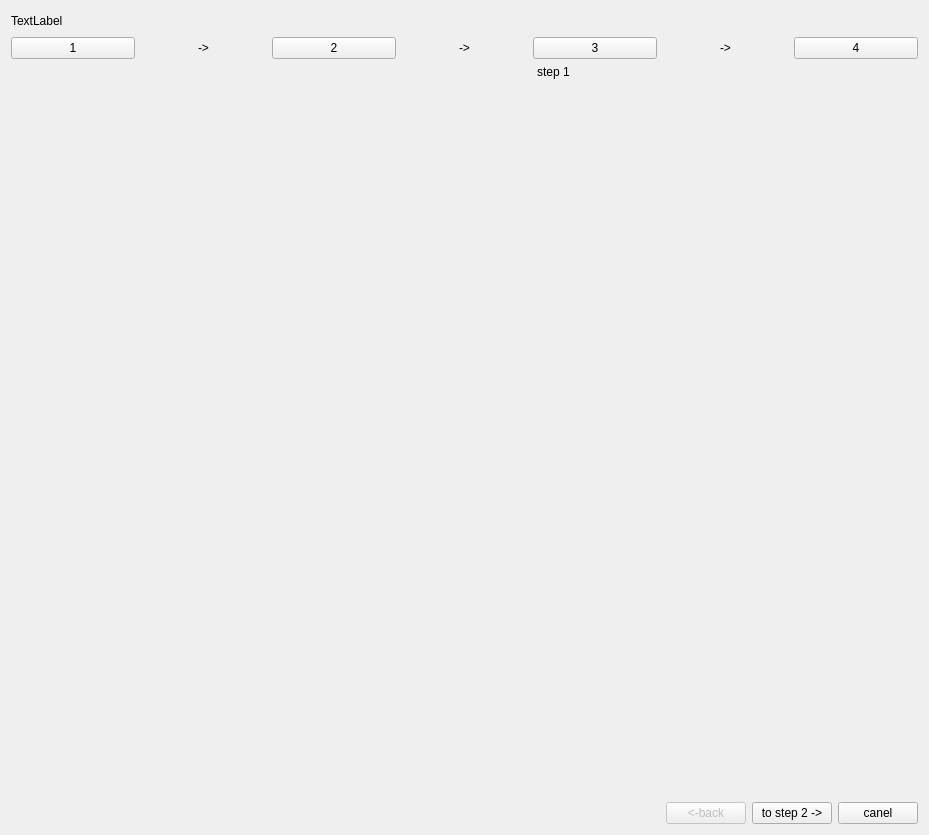
<?xml version="1.0" encoding="UTF-8"?>
<ui version="4.0">
 <class>QtSetupSimulator</class>
 <widget class="QWidget" name="QtSetupSimulator">
  <property name="geometry">
   <rect>
    <x>0</x>
    <y>0</y>
    <width>929</width>
    <height>835</height>
   </rect>
  </property>
  <property name="windowTitle">
   <string>QtSetupSimulator</string>
  </property>
  <layout class="QVBoxLayout" name="verticalLayout">
   <item>
    <layout class="QHBoxLayout" name="horizontalLayout_17">
     <item>
      <widget class="QLabel" name="label_13">
       <property name="text">
        <string>TextLabel</string>
       </property>
      </widget>
     </item>
     <item>
      <spacer name="horizontalSpacer_2">
       <property name="orientation">
        <enum>Qt::Horizontal</enum>
       </property>
       <property name="sizeHint" stdset="0">
        <size>
         <width>40</width>
         <height>20</height>
        </size>
       </property>
      </spacer>
     </item>
    </layout>
   </item>
   <item>
    <layout class="QHBoxLayout" name="horizontalLayout_3">
     <item>
      <widget class="QPushButton" name="pushButton_step1">
       <property name="text">
        <string>1</string>
       </property>
      </widget>
     </item>
     <item>
      <widget class="QLabel" name="label_9">
       <property name="text">
        <string>-&gt;</string>
       </property>
       <property name="alignment">
        <set>Qt::AlignCenter</set>
       </property>
      </widget>
     </item>
     <item>
      <widget class="QPushButton" name="pushButton_step2">
       <property name="text">
        <string>2</string>
       </property>
      </widget>
     </item>
     <item>
      <widget class="QLabel" name="label_10">
       <property name="text">
        <string>-&gt;</string>
       </property>
       <property name="alignment">
        <set>Qt::AlignCenter</set>
       </property>
      </widget>
     </item>
     <item>
      <widget class="QPushButton" name="pushButton_step3">
       <property name="text">
        <string>3</string>
       </property>
      </widget>
     </item>
     <item>
      <widget class="QLabel" name="label_11">
       <property name="text">
        <string>-&gt;</string>
       </property>
       <property name="alignment">
        <set>Qt::AlignCenter</set>
       </property>
      </widget>
     </item>
     <item>
      <widget class="QPushButton" name="pushButton_step4">
       <property name="text">
        <string>4</string>
       </property>
      </widget>
     </item>
    </layout>
   </item>
   <item>
    <layout class="QHBoxLayout" name="horizontalLayout">
     <item>
      <widget class="QtGuiDisplay" name="widget_getMasterImg" native="true">
       <property name="sizePolicy">
        <sizepolicy hsizetype="Expanding" vsizetype="Expanding">
         <horstretch>0</horstretch>
         <verstretch>0</verstretch>
        </sizepolicy>
       </property>
       <property name="minimumSize">
        <size>
         <width>520</width>
         <height>0</height>
        </size>
       </property>
      </widget>
     </item>
     <item>
      <layout class="QVBoxLayout" name="verticalLayout_2">
       <item>
        <widget class="QLabel" name="label_getActivStep">
         <property name="maximumSize">
          <size>
           <width>381</width>
           <height>16777215</height>
          </size>
         </property>
         <property name="text">
          <string>step 1</string>
         </property>
        </widget>
       </item>
       <item>
        <widget class="QStackedWidget" name="stackWid_steps">
         <property name="sizePolicy">
          <sizepolicy hsizetype="Expanding" vsizetype="Expanding">
           <horstretch>0</horstretch>
           <verstretch>0</verstretch>
          </sizepolicy>
         </property>
         <property name="minimumSize">
          <size>
           <width>381</width>
           <height>0</height>
          </size>
         </property>
         <property name="maximumSize">
          <size>
           <width>381</width>
           <height>16777215</height>
          </size>
         </property>
         <property name="currentIndex">
          <number>0</number>
         </property>
         <widget class="QWidget" name="page_step1"/>
         <widget class="QWidget" name="page_step2">
          <layout class="QVBoxLayout" name="verticalLayout_4">
           <item>
            <widget class="QLabel" name="label_5">
             <property name="text">
              <string>&lt;html&gt;&lt;head/&gt;&lt;body&gt;&lt;p align=&quot;center&quot;&gt;Registers one master image to serve &lt;/p&gt;&lt;p align=&quot;center&quot;&gt;as the reference for judgment&lt;/p&gt;&lt;/body&gt;&lt;/html&gt;</string>
             </property>
            </widget>
           </item>
           <item>
            <widget class="QTabWidget" name="tabWid_setMasterImg">
             <property name="currentIndex">
              <number>0</number>
             </property>
             <widget class="QWidget" name="tab_setMasterImg">
              <attribute name="title">
               <string>Master Registration</string>
              </attribute>
              <layout class="QVBoxLayout" name="verticalLayout_6">
               <item>
                <widget class="QLabel" name="label_6">
                 <property name="text">
                  <string>&lt;html&gt;&lt;head/&gt;&lt;body&gt;&lt;p align=&quot;center&quot;&gt;Select the master image registration &lt;/p&gt;&lt;p align=&quot;center&quot;&gt;method and press the button&lt;/p&gt;&lt;/body&gt;&lt;/html&gt;</string>
                 </property>
                </widget>
               </item>
               <item>
                <layout class="QVBoxLayout" name="verticalLayout_5">
                 <item>
                  <widget class="QPushButton" name="PB_registrImgFromHistory">
                   <property name="text">
                    <string>Register image from image history</string>
                   </property>
                  </widget>
                 </item>
                 <item>
                  <widget class="QPushButton" name="PB_registrImgFromFile">
                   <property name="text">
                    <string>Register image from file location</string>
                   </property>
                  </widget>
                 </item>
                </layout>
               </item>
               <item>
                <spacer name="verticalSpacer">
                 <property name="orientation">
                  <enum>Qt::Vertical</enum>
                 </property>
                 <property name="sizeHint" stdset="0">
                  <size>
                   <width>20</width>
                   <height>368</height>
                  </size>
                 </property>
                </spacer>
               </item>
              </layout>
             </widget>
             <widget class="QWidget" name="tab_correctBrightn">
              <attribute name="title">
               <string>Extendet Functions</string>
              </attribute>
              <widget class="QPushButton" name="pushButton_setCorect">
               <property name="geometry">
                <rect>
                 <x>60</x>
                 <y>290</y>
                 <width>93</width>
                 <height>28</height>
                </rect>
               </property>
               <property name="text">
                <string>Setting</string>
               </property>
              </widget>
              <widget class="QPushButton" name="pushButton_delCorect">
               <property name="enabled">
                <bool>false</bool>
               </property>
               <property name="geometry">
                <rect>
                 <x>210</x>
                 <y>290</y>
                 <width>93</width>
                 <height>28</height>
                </rect>
               </property>
               <property name="text">
                <string>Delete</string>
               </property>
              </widget>
             </widget>
            </widget>
           </item>
          </layout>
         </widget>
         <widget class="QWidget" name="page_step3">
          <layout class="QVBoxLayout" name="verticalLayout_7">
           <item>
            <widget class="QLabel" name="label_7">
             <property name="text">
              <string>&lt;html&gt;&lt;head/&gt;&lt;body&gt;&lt;p&gt;Configure inspection tools and assign OK/NGlimits.&lt;/p&gt;&lt;p&gt;Press[Add Tool], orselect tool and press [Edit].&lt;/p&gt;&lt;/body&gt;&lt;/html&gt;</string>
             </property>
            </widget>
           </item>
           <item>
            <widget class="QStackedWidget" name="stackWid_customTools">
             <property name="currentIndex">
              <number>0</number>
             </property>
             <widget class="QWidget" name="page_3">
              <layout class="QVBoxLayout" name="verticalLayout_8">
               <item>
                <layout class="QHBoxLayout" name="horizontalLayout_6">
                 <item>
                  <widget class="QPushButton" name="pushButton_addTool">
                   <property name="maximumSize">
                    <size>
                     <width>71</width>
                     <height>16777215</height>
                    </size>
                   </property>
                   <property name="text">
                    <string>Add Tool</string>
                   </property>
                  </widget>
                 </item>
                 <item>
                  <spacer name="horizontalSpacer_3">
                   <property name="orientation">
                    <enum>Qt::Horizontal</enum>
                   </property>
                   <property name="sizeHint" stdset="0">
                    <size>
                     <width>40</width>
                     <height>20</height>
                    </size>
                   </property>
                  </spacer>
                 </item>
                 <item>
                  <layout class="QHBoxLayout" name="horizontalLayout_5">
                   <item>
                    <widget class="QPushButton" name="pushButton_CopyTool">
                     <property name="maximumSize">
                      <size>
                       <width>51</width>
                       <height>16777215</height>
                      </size>
                     </property>
                     <property name="text">
                      <string>Copy</string>
                     </property>
                    </widget>
                   </item>
                   <item>
                    <widget class="QPushButton" name="pushButton_delTool">
                     <property name="maximumSize">
                      <size>
                       <width>51</width>
                       <height>16777215</height>
                      </size>
                     </property>
                     <property name="text">
                      <string>Delete</string>
                     </property>
                    </widget>
                   </item>
                   <item>
                    <widget class="QPushButton" name="pushButton_editTool">
                     <property name="maximumSize">
                      <size>
                       <width>51</width>
                       <height>16777215</height>
                      </size>
                     </property>
                     <property name="text">
                      <string>Edit</string>
                     </property>
                    </widget>
                   </item>
                  </layout>
                 </item>
                </layout>
               </item>
               <item>
                <widget class="QScrollArea" name="scrollArea_procesArears">
                 <property name="widgetResizable">
                  <bool>true</bool>
                 </property>
                 <widget class="QWidget" name="scrollAreaWidgetContents">
                  <property name="geometry">
                   <rect>
                    <x>0</x>
                    <y>0</y>
                    <width>343</width>
                    <height>589</height>
                   </rect>
                  </property>
                  <layout class="QVBoxLayout" name="verticalLayout_17">
                   <item>
                    <layout class="QVBoxLayout" name="verticalLayout_scrolProcesArea">
                     <property name="sizeConstraint">
                      <enum>QLayout::SetNoConstraint</enum>
                     </property>
                    </layout>
                   </item>
                   <item>
                    <spacer name="verticalSpacer_4">
                     <property name="orientation">
                      <enum>Qt::Vertical</enum>
                     </property>
                     <property name="sizeHint" stdset="0">
                      <size>
                       <width>20</width>
                       <height>488</height>
                      </size>
                     </property>
                    </spacer>
                   </item>
                  </layout>
                 </widget>
                </widget>
               </item>
              </layout>
             </widget>
             <widget class="QWidget" name="page_4">
              <layout class="QVBoxLayout" name="verticalLayout_15">
               <item>
                <layout class="QHBoxLayout" name="horizontalLayout_7">
                 <item>
                  <widget class="QLabel" name="label_procesProgName">
                   <property name="sizePolicy">
                    <sizepolicy hsizetype="Preferred" vsizetype="Preferred">
                     <horstretch>1</horstretch>
                     <verstretch>0</verstretch>
                    </sizepolicy>
                   </property>
                   <property name="text">
                    <string/>
                   </property>
                  </widget>
                 </item>
                 <item>
                  <widget class="QLineEdit" name="lineEdit_procesUserName">
                   <property name="sizePolicy">
                    <sizepolicy hsizetype="Expanding" vsizetype="Fixed">
                     <horstretch>1</horstretch>
                     <verstretch>0</verstretch>
                    </sizepolicy>
                   </property>
                  </widget>
                 </item>
                </layout>
               </item>
               <item>
                <widget class="QTabWidget" name="tabWidget">
                 <property name="currentIndex">
                  <number>0</number>
                 </property>
                 <widget class="QWidget" name="tab">
                  <attribute name="title">
                   <string>Setting</string>
                  </attribute>
                  <layout class="QVBoxLayout" name="verticalLayout_16">
                   <item>
                    <widget class="QGroupBox" name="groupBox_editWind">
                     <property name="title">
                      <string>Edit Window</string>
                     </property>
                     <layout class="QVBoxLayout" name="verticalLayout_10">
                      <item>
                       <widget class="QLabel" name="label_selectShape">
                        <property name="text">
                         <string>Select the window shape and searh region.</string>
                        </property>
                       </widget>
                      </item>
                      <item>
                       <widget class="QLabel" name="label_shape">
                        <property name="text">
                         <string>Window Shape</string>
                        </property>
                       </widget>
                      </item>
                      <item>
                       <layout class="QHBoxLayout" name="horizontalLayout_11">
                        <item>
                         <widget class="QGroupBox" name="groupBox_windShape">
                          <property name="sizePolicy">
                           <sizepolicy hsizetype="Expanding" vsizetype="Preferred">
                            <horstretch>0</horstretch>
                            <verstretch>0</verstretch>
                           </sizepolicy>
                          </property>
                          <property name="title">
                           <string/>
                          </property>
                          <layout class="QHBoxLayout" name="horizontalLayout_8">
                           <item>
                            <widget class="QRadioButton" name="RButn_rect">
                             <property name="text">
                              <string>Rect</string>
                             </property>
                             <property name="checkable">
                              <bool>true</bool>
                             </property>
                             <property name="checked">
                              <bool>false</bool>
                             </property>
                            </widget>
                           </item>
                           <item>
                            <widget class="QRadioButton" name="RButn_circle">
                             <property name="text">
                              <string>Circle</string>
                             </property>
                            </widget>
                           </item>
                           <item>
                            <widget class="QRadioButton" name="RButn_entire">
                             <property name="text">
                              <string>Entire</string>
                             </property>
                            </widget>
                           </item>
                          </layout>
                         </widget>
                        </item>
                        <item>
                         <spacer name="horizontalSpacer_5">
                          <property name="orientation">
                           <enum>Qt::Horizontal</enum>
                          </property>
                          <property name="sizeHint" stdset="0">
                           <size>
                            <width>40</width>
                            <height>20</height>
                           </size>
                          </property>
                         </spacer>
                        </item>
                        <item>
                         <widget class="QPushButton" name="PButn_angelRest">
                          <property name="maximumSize">
                           <size>
                            <width>75</width>
                            <height>16777215</height>
                           </size>
                          </property>
                          <property name="text">
                           <string>Angel Reset</string>
                          </property>
                         </widget>
                        </item>
                       </layout>
                      </item>
                      <item>
                       <widget class="QLabel" name="label_search">
                        <property name="text">
                         <string>Searecg Region</string>
                        </property>
                       </widget>
                      </item>
                      <item>
                       <layout class="QHBoxLayout" name="horizontalLayout_10">
                        <item>
                         <widget class="QGroupBox" name="groupBox_searecgReg">
                          <property name="sizePolicy">
                           <sizepolicy hsizetype="Expanding" vsizetype="Preferred">
                            <horstretch>0</horstretch>
                            <verstretch>0</verstretch>
                           </sizepolicy>
                          </property>
                          <property name="title">
                           <string/>
                          </property>
                          <layout class="QHBoxLayout" name="horizontalLayout_9">
                           <item>
                            <widget class="QRadioButton" name="RButn_entire_2">
                             <property name="text">
                              <string>Entire</string>
                             </property>
                             <property name="checkable">
                              <bool>true</bool>
                             </property>
                             <property name="checked">
                              <bool>false</bool>
                             </property>
                            </widget>
                           </item>
                           <item>
                            <widget class="QRadioButton" name="RButn_partial">
                             <property name="text">
                              <string>Partial</string>
                             </property>
                            </widget>
                           </item>
                          </layout>
                         </widget>
                        </item>
                        <item>
                         <spacer name="horizontalSpacer_4">
                          <property name="orientation">
                           <enum>Qt::Horizontal</enum>
                          </property>
                          <property name="sizeHint" stdset="0">
                           <size>
                            <width>40</width>
                            <height>20</height>
                           </size>
                          </property>
                         </spacer>
                        </item>
                        <item>
                         <widget class="QPushButton" name="PButn_mask">
                          <property name="maximumSize">
                           <size>
                            <width>75</width>
                            <height>16777215</height>
                           </size>
                          </property>
                          <property name="text">
                           <string>Mask</string>
                          </property>
                         </widget>
                        </item>
                       </layout>
                      </item>
                     </layout>
                    </widget>
                   </item>
                   <item>
                    <widget class="QGroupBox" name="groupBox_seting">
                     <property name="title">
                      <string>Fine Tune Outline</string>
                     </property>
                     <layout class="QVBoxLayout" name="verticalLayout_11">
                      <item>
                       <widget class="QLabel" name="label_inSeting">
                        <property name="text">
                         <string>Adjust extraction sensitivity and remove outline detail. </string>
                        </property>
                       </widget>
                      </item>
                      <item>
                       <spacer name="verticalSpacer_3">
                        <property name="orientation">
                         <enum>Qt::Vertical</enum>
                        </property>
                        <property name="sizeHint" stdset="0">
                         <size>
                          <width>20</width>
                          <height>14</height>
                         </size>
                        </property>
                       </spacer>
                      </item>
                      <item>
                       <layout class="QHBoxLayout" name="horizontalLayout_12">
                        <item>
                         <widget class="QLabel" name="label_senserivity">
                          <property name="text">
                           <string>Senserivity</string>
                          </property>
                         </widget>
                        </item>
                        <item>
                         <widget class="QComboBox" name="comboBox_senserivity"/>
                        </item>
                        <item>
                         <widget class="QPushButton" name="PButn_removeOutline">
                          <property name="text">
                           <string>Remove Outline</string>
                          </property>
                         </widget>
                        </item>
                       </layout>
                      </item>
                      <item>
                       <spacer name="verticalSpacer_2">
                        <property name="orientation">
                         <enum>Qt::Vertical</enum>
                        </property>
                        <property name="sizeHint" stdset="0">
                         <size>
                          <width>20</width>
                          <height>15</height>
                         </size>
                        </property>
                       </spacer>
                      </item>
                     </layout>
                    </widget>
                   </item>
                   <item>
                    <widget class="QGroupBox" name="groupBox_limit">
                     <property name="title">
                      <string>Limit Adjustment</string>
                     </property>
                     <layout class="QVBoxLayout" name="verticalLayout_14">
                      <item>
                       <widget class="QLabel" name="label_15">
                        <property name="text">
                         <string>Please adjust the limit of matching rate.</string>
                        </property>
                       </widget>
                      </item>
                      <item>
                       <layout class="QHBoxLayout" name="horizontalLayout_15">
                        <item>
                         <widget class="QLabel" name="label_16">
                          <property name="maximumSize">
                           <size>
                            <width>41</width>
                            <height>16777215</height>
                           </size>
                          </property>
                          <property name="text">
                           <string>Match</string>
                          </property>
                         </widget>
                        </item>
                        <item>
                         <spacer name="horizontalSpacer_7">
                          <property name="orientation">
                           <enum>Qt::Horizontal</enum>
                          </property>
                          <property name="sizeHint" stdset="0">
                           <size>
                            <width>40</width>
                            <height>20</height>
                           </size>
                          </property>
                         </spacer>
                        </item>
                       </layout>
                      </item>
                      <item>
                       <layout class="QHBoxLayout" name="horizontalLayout_13">
                        <item>
                         <layout class="QVBoxLayout" name="verticalLayout_12">
                          <item>
                           <widget class="QPushButton" name="PButn_fMinus">
                            <property name="maximumSize">
                             <size>
                              <width>21</width>
                              <height>20</height>
                             </size>
                            </property>
                            <property name="text">
                             <string>-</string>
                            </property>
                           </widget>
                          </item>
                          <item>
                           <widget class="QPushButton" name="PButn_sMinus">
                            <property name="maximumSize">
                             <size>
                              <width>21</width>
                              <height>20</height>
                             </size>
                            </property>
                            <property name="text">
                             <string>-</string>
                            </property>
                           </widget>
                          </item>
                         </layout>
                        </item>
                        <item>
                         <widget class="QtMySliderWid" name="widget_slider" native="true">
                          <property name="sizePolicy">
                           <sizepolicy hsizetype="Preferred" vsizetype="Fixed">
                            <horstretch>0</horstretch>
                            <verstretch>0</verstretch>
                           </sizepolicy>
                          </property>
                          <property name="minimumSize">
                           <size>
                            <width>0</width>
                            <height>48</height>
                           </size>
                          </property>
                         </widget>
                        </item>
                        <item>
                         <layout class="QVBoxLayout" name="verticalLayout_13">
                          <item>
                           <widget class="QPushButton" name="PButn_fPlus">
                            <property name="maximumSize">
                             <size>
                              <width>21</width>
                              <height>20</height>
                             </size>
                            </property>
                            <property name="text">
                             <string>+</string>
                            </property>
                           </widget>
                          </item>
                          <item>
                           <widget class="QPushButton" name="PButn_sPlus">
                            <property name="maximumSize">
                             <size>
                              <width>21</width>
                              <height>20</height>
                             </size>
                            </property>
                            <property name="text">
                             <string>+</string>
                            </property>
                           </widget>
                          </item>
                         </layout>
                        </item>
                       </layout>
                      </item>
                      <item>
                       <layout class="QHBoxLayout" name="horizontalLayout_14">
                        <item>
                         <widget class="QCheckBox" name="checkBox">
                          <property name="text">
                           <string>Upper Limit</string>
                          </property>
                          <property name="checked">
                           <bool>true</bool>
                          </property>
                         </widget>
                        </item>
                        <item>
                         <spacer name="horizontalSpacer_6">
                          <property name="orientation">
                           <enum>Qt::Horizontal</enum>
                          </property>
                          <property name="sizeHint" stdset="0">
                           <size>
                            <width>40</width>
                            <height>20</height>
                           </size>
                          </property>
                         </spacer>
                        </item>
                        <item>
                         <widget class="QLabel" name="label_scal">
                          <property name="text">
                           <string>Scal</string>
                          </property>
                         </widget>
                        </item>
                        <item>
                         <widget class="QComboBox" name="comboBox_Scal">
                          <item>
                           <property name="text">
                            <string>0-200</string>
                           </property>
                          </item>
                          <item>
                           <property name="text">
                            <string>0-999</string>
                           </property>
                          </item>
                         </widget>
                        </item>
                       </layout>
                      </item>
                     </layout>
                    </widget>
                   </item>
                  </layout>
                 </widget>
                 <widget class="QWidget" name="tab_2">
                  <attribute name="title">
                   <string>Extended Functions</string>
                  </attribute>
                 </widget>
                </widget>
               </item>
               <item>
                <layout class="QHBoxLayout" name="horizontalLayout_16">
                 <item>
                  <spacer name="horizontalSpacer_8">
                   <property name="orientation">
                    <enum>Qt::Horizontal</enum>
                   </property>
                   <property name="sizeHint" stdset="0">
                    <size>
                     <width>40</width>
                     <height>20</height>
                    </size>
                   </property>
                  </spacer>
                 </item>
                 <item>
                  <widget class="QPushButton" name="PButn_OKAddProces">
                   <property name="text">
                    <string>OK</string>
                   </property>
                  </widget>
                 </item>
                 <item>
                  <widget class="QPushButton" name="PButn_canelAddProces">
                   <property name="text">
                    <string>Canel</string>
                   </property>
                  </widget>
                 </item>
                </layout>
               </item>
              </layout>
             </widget>
             <widget class="QWidget" name="page_setupColor">
              <layout class="QVBoxLayout" name="verticalLayout_3">
               <item>
                <widget class="QtWidSetupColor" name="wid_setupColor" native="true"/>
               </item>
              </layout>
             </widget>
            </widget>
           </item>
          </layout>
         </widget>
         <widget class="QWidget" name="page_step4">
          <layout class="QVBoxLayout" name="verticalLayout_9">
           <item>
            <widget class="QLabel" name="label_8">
             <property name="text">
              <string>Assign anoutput condition to an output line.</string>
             </property>
            </widget>
           </item>
           <item>
            <widget class="QTabWidget" name="tabWidget_2">
             <property name="currentIndex">
              <number>0</number>
             </property>
             <widget class="QWidget" name="tab_3">
              <attribute name="title">
               <string>Tab 1</string>
              </attribute>
             </widget>
             <widget class="QWidget" name="tab_4">
              <attribute name="title">
               <string>Tab 2</string>
              </attribute>
             </widget>
            </widget>
           </item>
          </layout>
         </widget>
        </widget>
       </item>
      </layout>
     </item>
    </layout>
   </item>
   <item>
    <layout class="QHBoxLayout" name="horizontalLayout_19">
     <item>
      <spacer name="horizontalSpacer_10">
       <property name="orientation">
        <enum>Qt::Horizontal</enum>
       </property>
       <property name="sizeHint" stdset="0">
        <size>
         <width>40</width>
         <height>20</height>
        </size>
       </property>
      </spacer>
     </item>
     <item>
      <widget class="QPushButton" name="pushButton_back">
       <property name="enabled">
        <bool>false</bool>
       </property>
       <property name="text">
        <string>&lt;-back</string>
       </property>
      </widget>
     </item>
     <item>
      <widget class="QPushButton" name="pushButton_nextAndFinsh">
       <property name="enabled">
        <bool>true</bool>
       </property>
       <property name="text">
        <string>to step 2 -&gt;</string>
       </property>
      </widget>
     </item>
     <item>
      <widget class="QPushButton" name="pushButton_canel">
       <property name="text">
        <string>canel</string>
       </property>
      </widget>
     </item>
    </layout>
   </item>
  </layout>
 </widget>
 <layoutdefault spacing="6" margin="11"/>
 <customwidgets>
  <customwidget>
   <class>QtGuiDisplay</class>
   <extends>QWidget</extends>
   <header>qtguidisplay.h</header>
   <container>1</container>
  </customwidget>
  <customwidget>
   <class>QtMySliderWid</class>
   <extends>QWidget</extends>
   <header>qtmysliderwid.h</header>
   <container>1</container>
  </customwidget>
  <customwidget>
   <class>QtWidSetupColor</class>
   <extends>QWidget</extends>
   <header>qtwidsetupcolor.h</header>
   <container>1</container>
  </customwidget>
 </customwidgets>
 <resources/>
 <connections/>
</ui>
